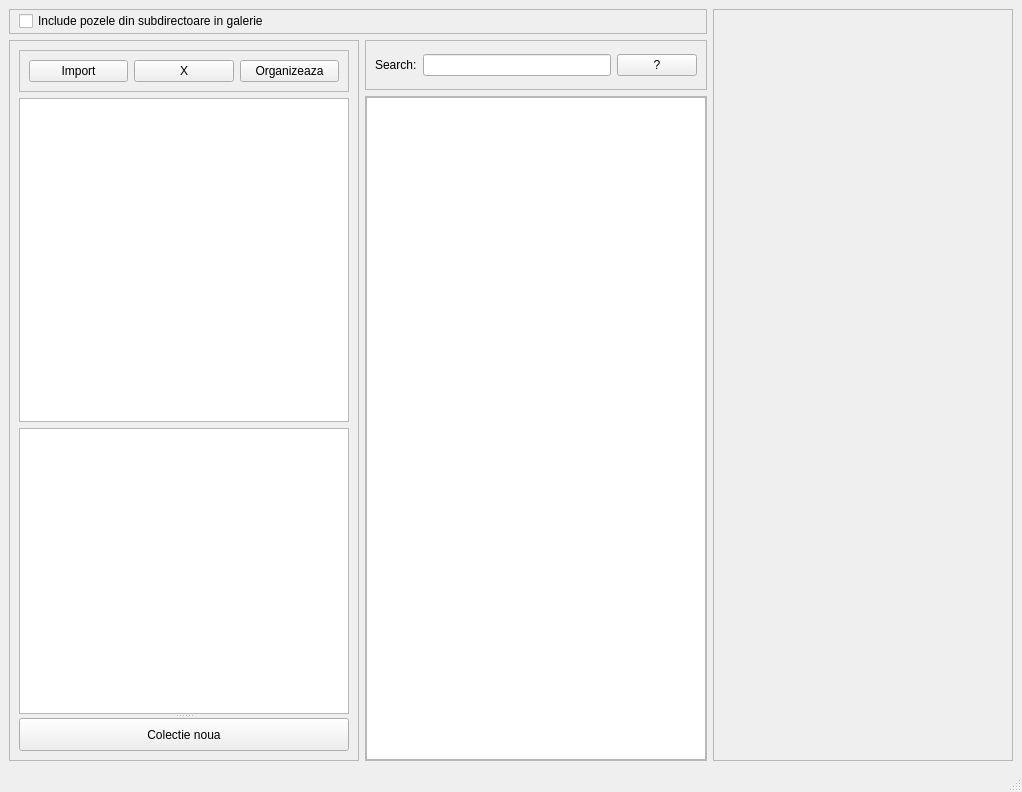
<?xml version="1.0" encoding="UTF-8"?>
<ui version="4.0">
 <class>MainWindow</class>
 <widget class="QMainWindow" name="MainWindow">
  <property name="geometry">
   <rect>
    <x>0</x>
    <y>0</y>
    <width>1022</width>
    <height>792</height>
   </rect>
  </property>
  <property name="windowTitle">
   <string>MainWindow</string>
  </property>
  <widget class="QWidget" name="centralwidget">
   <layout class="QGridLayout" name="gridLayout" columnstretch="0,0,0" rowminimumheight="0,0,0">
    <item row="0" column="2" rowspan="3">
     <widget class="QFrame" name="metadataFrame">
      <property name="minimumSize">
       <size>
        <width>300</width>
        <height>0</height>
       </size>
      </property>
      <property name="frameShape">
       <enum>QFrame::Shape::StyledPanel</enum>
      </property>
      <property name="frameShadow">
       <enum>QFrame::Shadow::Raised</enum>
      </property>
      <layout class="QVBoxLayout" name="verticalLayout_2">
       <item>
        <widget class="QLabel" name="previewLabel">
         <property name="text">
          <string/>
         </property>
        </widget>
       </item>
       <item>
        <widget class="QLabel" name="infoLabel">
         <property name="text">
          <string/>
         </property>
         <property name="wordWrap">
          <bool>true</bool>
         </property>
        </widget>
       </item>
      </layout>
     </widget>
    </item>
    <item row="1" column="0" rowspan="2">
     <widget class="QFrame" name="menuFrame">
      <property name="minimumSize">
       <size>
        <width>350</width>
        <height>0</height>
       </size>
      </property>
      <property name="maximumSize">
       <size>
        <width>500</width>
        <height>16777215</height>
       </size>
      </property>
      <property name="frameShape">
       <enum>QFrame::Shape::StyledPanel</enum>
      </property>
      <property name="frameShadow">
       <enum>QFrame::Shadow::Raised</enum>
      </property>
      <layout class="QVBoxLayout" name="verticalLayout_3">
       <item>
        <widget class="QFrame" name="frame_2">
         <property name="frameShape">
          <enum>QFrame::Shape::StyledPanel</enum>
         </property>
         <property name="frameShadow">
          <enum>QFrame::Shadow::Raised</enum>
         </property>
         <layout class="QHBoxLayout" name="horizontalLayout_2">
          <item>
           <widget class="QPushButton" name="btnImportFolder">
            <property name="maximumSize">
             <size>
              <width>100</width>
              <height>40</height>
             </size>
            </property>
            <property name="text">
             <string>Import</string>
            </property>
           </widget>
          </item>
          <item>
           <widget class="QPushButton" name="btnRemoveFolder">
            <property name="maximumSize">
             <size>
              <width>100</width>
              <height>40</height>
             </size>
            </property>
            <property name="text">
             <string>X</string>
            </property>
           </widget>
          </item>
          <item>
           <widget class="QPushButton" name="organizeBttn">
            <property name="maximumSize">
             <size>
              <width>100</width>
              <height>40</height>
             </size>
            </property>
            <property name="text">
             <string>Organizeaza</string>
            </property>
           </widget>
          </item>
         </layout>
        </widget>
       </item>
       <item>
        <widget class="QListWidget" name="sourceListWidget"/>
       </item>
       <item>
        <widget class="QSplitter" name="splitter">
         <property name="orientation">
          <enum>Qt::Orientation::Vertical</enum>
         </property>
         <widget class="QListWidget" name="smartAlbumWidget"/>
         <widget class="QPushButton" name="bttnAddSmartAlbum">
          <property name="text">
           <string>Colectie noua</string>
          </property>
         </widget>
        </widget>
       </item>
      </layout>
     </widget>
    </item>
    <item row="1" column="1">
     <widget class="QFrame" name="searchBarFrame">
      <property name="minimumSize">
       <size>
        <width>0</width>
        <height>50</height>
       </size>
      </property>
      <property name="maximumSize">
       <size>
        <width>16777215</width>
        <height>50</height>
       </size>
      </property>
      <property name="frameShape">
       <enum>QFrame::Shape::StyledPanel</enum>
      </property>
      <property name="frameShadow">
       <enum>QFrame::Shadow::Raised</enum>
      </property>
      <layout class="QHBoxLayout" name="horizontalLayout">
       <item>
        <widget class="QLabel" name="label">
         <property name="text">
          <string>Search:</string>
         </property>
        </widget>
       </item>
       <item>
        <widget class="QLineEdit" name="searchBar"/>
       </item>
       <item>
        <widget class="QPushButton" name="searchButton">
         <property name="text">
          <string>?</string>
         </property>
        </widget>
       </item>
      </layout>
     </widget>
    </item>
    <item row="2" column="1">
     <widget class="QFrame" name="supportFrame">
      <property name="sizePolicy">
       <sizepolicy hsizetype="Expanding" vsizetype="Expanding">
        <horstretch>0</horstretch>
        <verstretch>0</verstretch>
       </sizepolicy>
      </property>
      <property name="frameShape">
       <enum>QFrame::Shape::StyledPanel</enum>
      </property>
      <property name="frameShadow">
       <enum>QFrame::Shadow::Raised</enum>
      </property>
      <layout class="QVBoxLayout" name="verticalLayout">
       <property name="spacing">
        <number>0</number>
       </property>
       <property name="leftMargin">
        <number>0</number>
       </property>
       <property name="topMargin">
        <number>0</number>
       </property>
       <property name="rightMargin">
        <number>0</number>
       </property>
       <property name="bottomMargin">
        <number>0</number>
       </property>
       <item>
        <widget class="QListView" name="photoView"/>
       </item>
      </layout>
     </widget>
    </item>
    <item row="0" column="0" colspan="2">
     <widget class="QFrame" name="frame">
      <property name="minimumSize">
       <size>
        <width>0</width>
        <height>25</height>
       </size>
      </property>
      <property name="frameShape">
       <enum>QFrame::Shape::StyledPanel</enum>
      </property>
      <property name="frameShadow">
       <enum>QFrame::Shadow::Raised</enum>
      </property>
      <widget class="QCheckBox" name="checkRecursive">
       <property name="geometry">
        <rect>
         <x>10</x>
         <y>0</y>
         <width>251</width>
         <height>24</height>
        </rect>
       </property>
       <property name="text">
        <string>Include pozele din subdirectoare in galerie</string>
       </property>
      </widget>
     </widget>
    </item>
   </layout>
  </widget>
  <widget class="QStatusBar" name="statusbar"/>
  <widget class="QMenuBar" name="menubar">
   <property name="geometry">
    <rect>
     <x>0</x>
     <y>0</y>
     <width>1022</width>
     <height>33</height>
    </rect>
   </property>
  </widget>
 </widget>
 <resources/>
 <connections/>
</ui>
